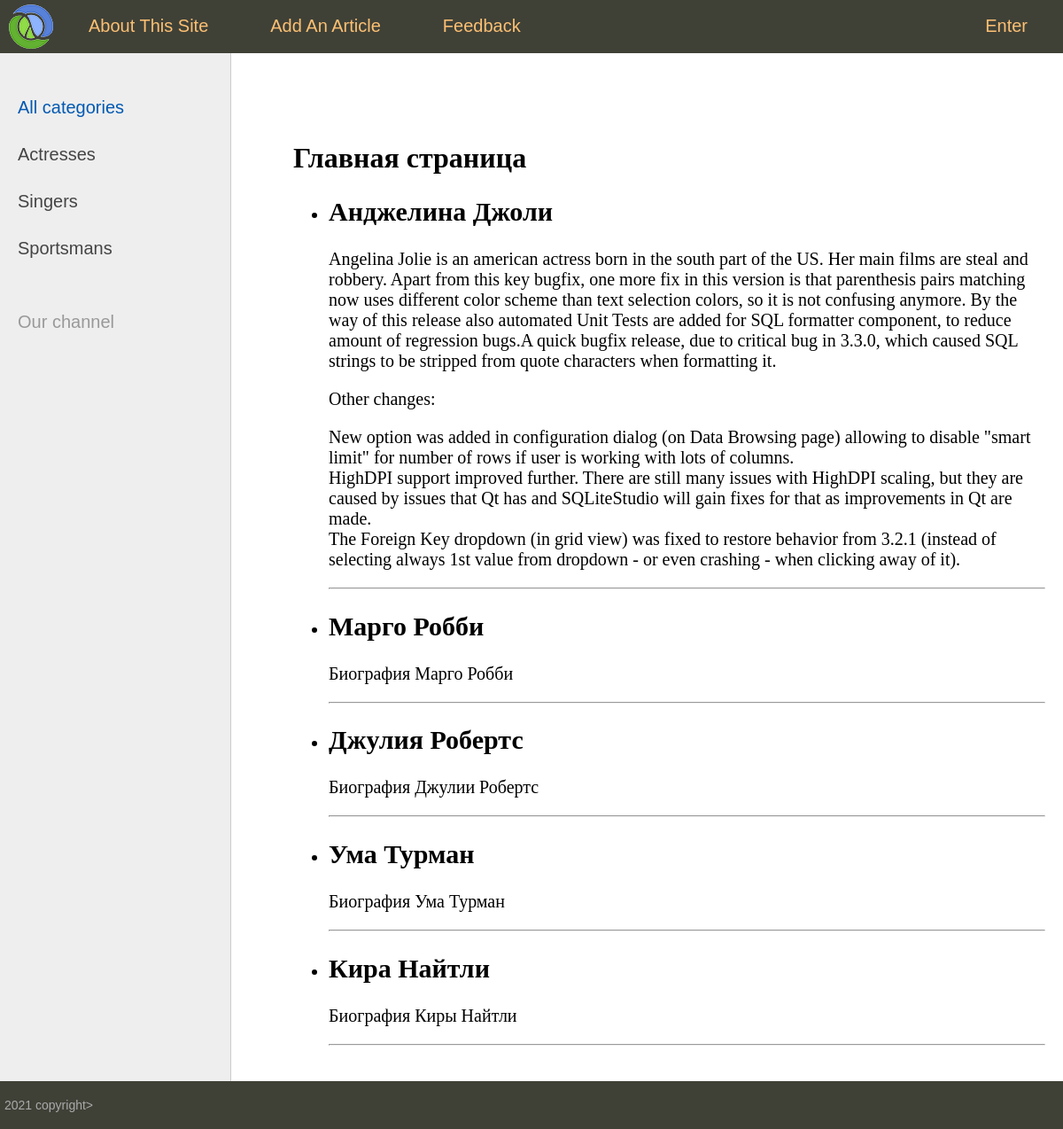
The page / on the database its author committed.
### woman/models.py (models this page shows)
class Woman(models.Model):
    title=models.CharField(max_length=255)
    content=models.TextField(blank=True)
    time_create=models.DateTimeField(auto_now_add=True)
    time_update=models.DateTimeField(auto_now=True)
    is_published=models.BooleanField(default=True)

### woman/views.py (the view)
# urls.py: path('', index, name='home'),
def index(request):
    posts=Woman.objects.all()
    return render(request,'woman/index.html', {'posts':posts,'menu': menu, "title":"Главная страница"})

### woman/templates/woman/index.html
{% extends 'woman/base.html' %}
{% block content %}
<h1>{{title}}</h1>
<ul>
    {% for p in posts %}
    <li>
        <h2>{{p.title}}</h2>
        <p>{{p.content|linebreaks}}</p>
        <hr>
    </li>
    {% endfor %}
</ul>
{% endblock %}jhgjhg

### woman/templates/woman/base.html (shortened to what this page needs)
{% load static %}
<!DOCTYPE html>
<html lang="en">
<head>
    <link type="text/css" href="{% static 'woman/css/styles.css' %}" rel="stylesheet" />
</head>
<body>
<table class="table-page" border="0" cellpadding="0" cellspacing="0">
    <tr><td valign="top">
        {% block mainmenu %}
            <div class="header">
                <ul id="mainmenu" class="mainmenu">
                    <li class="logo"> <a href="#"><div class="logo"></div></a> </li>
                        {% for m in menu %}
                            {% if not forloop.last %}
                                <li><a href="#">{{m.title}}</a></li>
                            {% else %}
                                <li class="last"><a href="#">{{m.title}}</a></li>
                            {% endif %}
                        {% endfor %}
                </ul>
            </div>
        {% endblock mainmenu %}
<table class="table-content" border=0 cellpadding="0" cellspacing="0">
    <tr>
    <td valign="top" class="left-chapters">
    <ul id="leftchapters">
        <li class="selected">All categories</li>
        <li><a href="#">Actresses</a></li>
        <li><a href="#">Singers</a></li>
        <li><a href="#">Sportsmans</a></li>
        <li class="share">
            <p>Our channel</p>
        </li>
    </ul>
    </td>
<td valign=top class="content">
    <div class="content-text">
        {% block content %}
        {% endblock %}
    </div>
</td></tr></table>
</td></tr>
<tr><td valign=top>
    <div id="footer">
        <p> 2021 copyright></p>
    </div>
</td></tr>
</table>
</body>
</html>

### woman/static/woman/css/styles.css (style rules this page uses)
html, body { font-family: 'Arial'; margin: 0; padding: 0; height: 100%; width: 100%; color: #444; }
a { color: #0059b2; text-decoration: none; }
.table-page { width: 100%; height: 100%; vertical-align: top; }
.table-page tr { height: 100%; }
.header { background: #3F4137; height: 60px; }
.logo { background: url('../images/logo.png') no-repeat 10px 5px; width: 70px; height: 60px; }
ul.mainmenu { list-style: none; margin: 0; padding: 0; height: 60px; color: #fdc073; font-size: 20px; overflow: hidden; }
ul.mainmenu li { float: left; margin: 18px 40px 0 30px; }
ul.mainmenu li.logo { margin: 0; }
ul.mainmenu li.last { float: right; }
ul.mainmenu li a { color: #fdc073; text-decoration: none; }
.table-content { width: 100%; min-height: 100%; height: 100%; }
.left-chapters { margin: 0; background: #eee; border-right: 1px solid #ccc; min-height: 100%; }
.left-chapters ul { width: 230px; min-height: 100%; margin: 0; padding: 20px 10px 10px 20px; list-style: none; font-size: 20px; }
.left-chapters ul li { margin: 30px 0 0 0; color: #999; }
.left-chapters ul li.selected { color: #0059b2; }
.left-chapters ul li a { color: #444; text-decoration: none; }
.left-chapters ul li.share { margin: 60px 0 0 0; }
.left-chapters ul li.share p { margin: 30px 0 30px 0; }
.content { padding: 40px 20px 20px 40px; width: 100%; box-sizing: border-box; }
.content-text { margin: 60px 0 0 30px; color: #000; font-size: 20px; font-family: Yandex Sans Display Light; }
.content-text h1 { font-size: 32px; }
#footer { box-sizing: border-box; background: #3F4137; padding: 5px; color: #aaa; font-size: 14px; font-family: Verdana, Geneva, Arial, Helvetica; text-align: left; overflow: hidden; }

### rows shown on the page
Woman: title "Анджелина Джоли", content "Angelina Jolie is an american actress born in the south part of the US. Her main films are steal and robbery. Apart from this key bugfix, one more fix in this version is that parenthesis pairs matching now uses different color scheme than text selection colors, so it is not confusing anymore. By the way of this release also automated Unit Tests are added for SQL formatter component, to reduce amount of regression bugs.A quick bugfix release, due to critical bug in 3.3.0, which caused SQL strings to be stripped from quote characters when formatting it. Other changes: New option was added in configuration dialog (on Data Browsing page) allowing to disable \"smart limit\" for number of rows if…"
Woman: title "Марго Робби", content "Биография Марго Робби"
Woman: title "Джулия Робертс", content "Биография Джулии Робертс"
Woman: title "Ума Турман", content "Биография Ума Турман"
Woman: title "Кира Найтли", content "Биография Киры Найтли"

### other values the page prints
{{ m.title }} "About This Site" "Add An Article" "Feedback"
{{ m.title }} "Enter"
{{ title }} "Главная страница"
